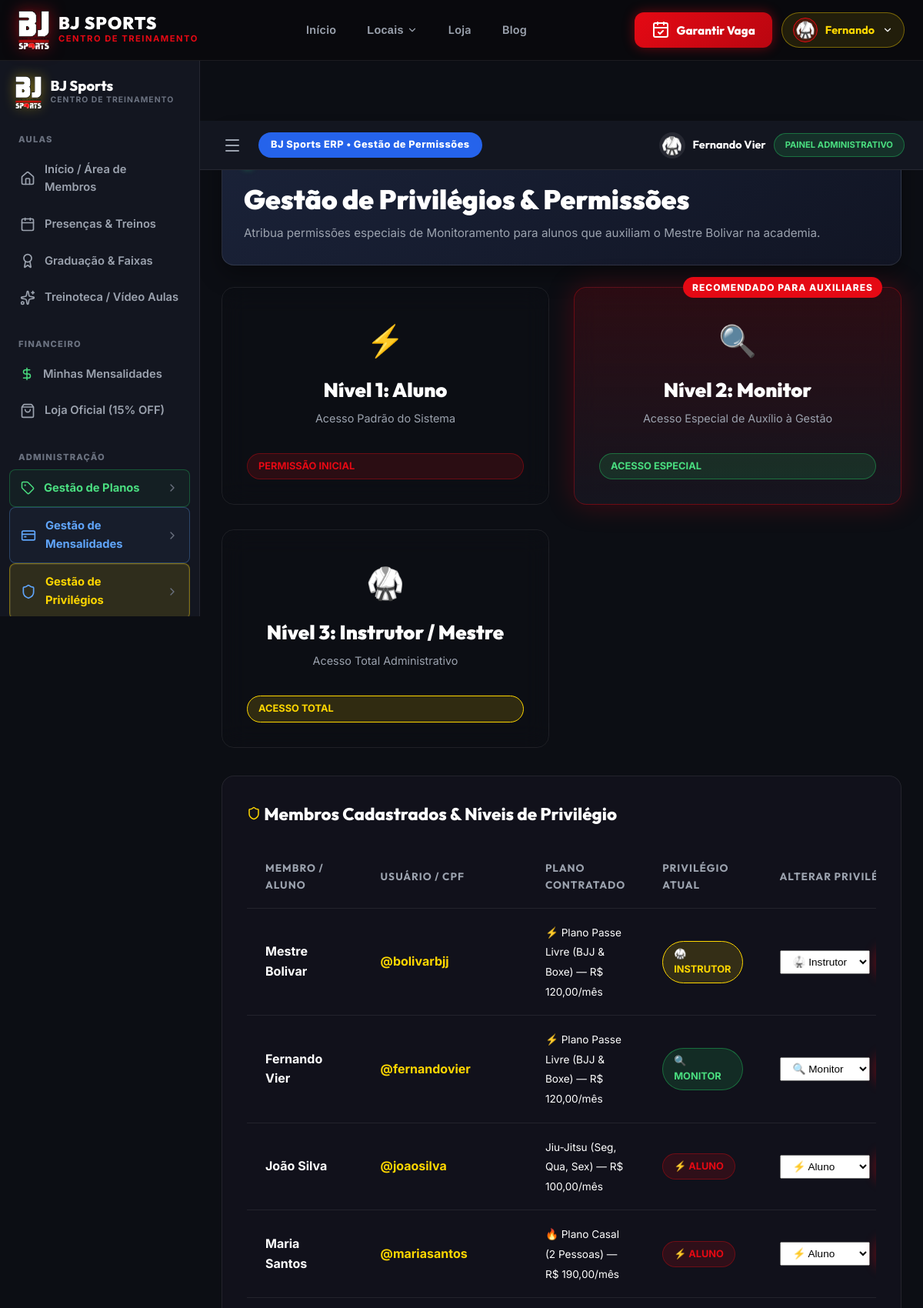
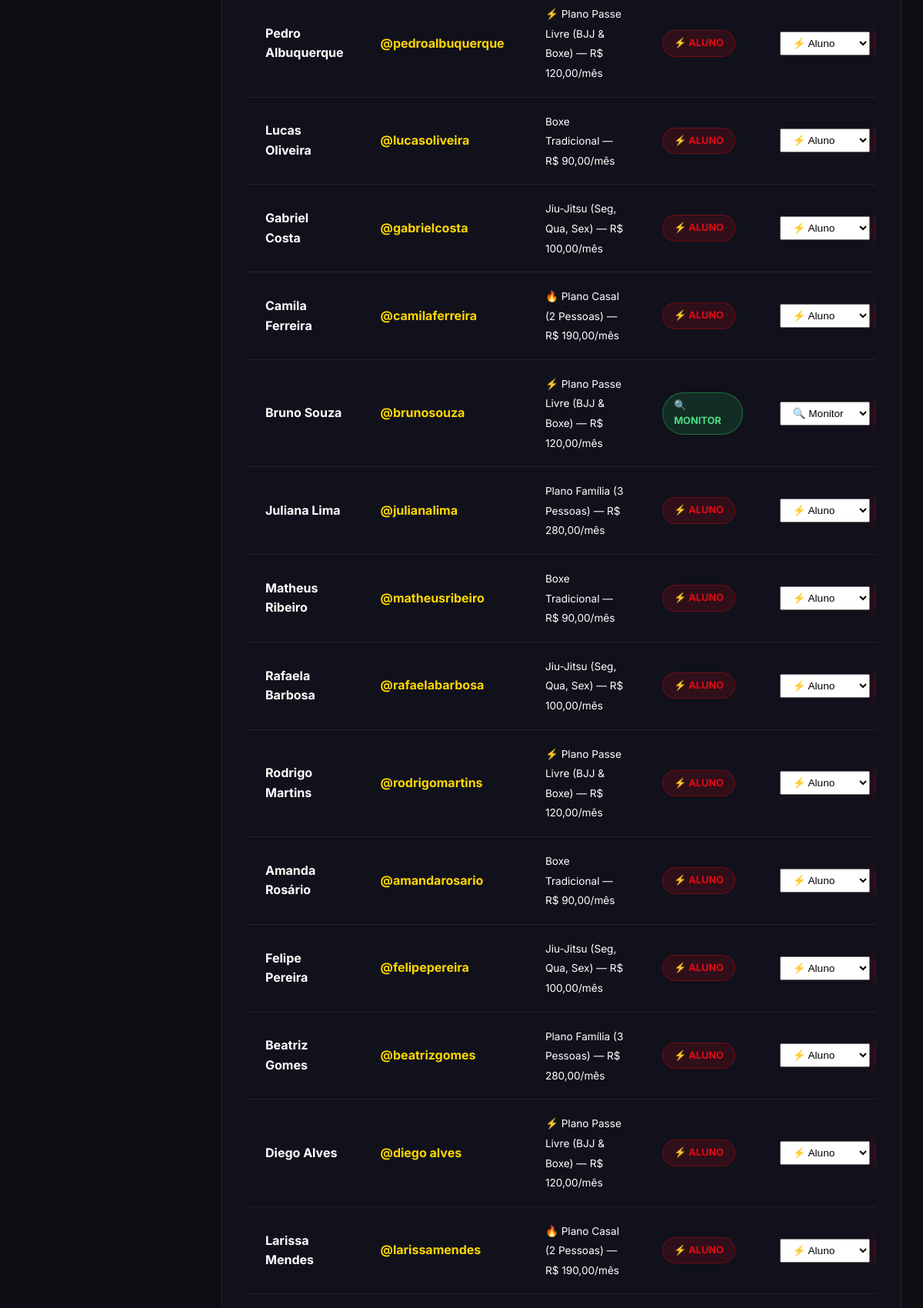
/gestao.html (signed in, upper part), run on the app's committed database (2 pictures, top to bottom).
### app.py (models this page shows, shortened)
class User(db.Model):
    id = db.Column(db.Integer, primary_key=True)
    username = db.Column(db.String(80), unique=True, nullable=False)
    name = db.Column(db.String(120), nullable=False)
    cpf = db.Column(db.String(14), unique=True, nullable=False)
    ddd = db.Column(db.String(2), nullable=False)
    phone = db.Column(db.String(9), nullable=False)
    plan = db.Column(db.String(150), nullable=False)
    due_date = db.Column(db.String(10), default='5') # Dia 5, 15 ou 25
    start_month = db.Column(db.Integer, default=5) # Mês de início (ex: 5 para Maio)
    role = db.Column(db.String(30), default='aluno') # 'aluno', 'monitor', 'instrutor'
    payment_status = db.Column(db.String(30), default='Em Dia') # 'Em Dia', 'Pendente'
    monthly_history = db.Column(db.Text, default='{}') # JSON string de status dos meses
    password_hash = db.Column(db.String(256), nullable=False)
    created_at = db.Column(db.DateTime, default=datetime.utcnow)

### app.py (the view, shortened to what this page needs)
@app.route('/gestao', methods=['GET', 'POST'])
@app.route('/gestao.html', methods=['GET', 'POST'])
def gestao_privilegios():
    users_list = User.query.order_by(User.id.asc()).all()
    return render_template('gestao.html', page_title='Gestão de Privilégios & Permissões', users=users_list)

### app.py (called while the page is built)
@app.context_processor
def inject_user_context():
    return {
        'now': datetime.utcnow(),
        'is_logged_in': 'user_id' in session,
        'user_name': session.get('user_name', 'Fernando Vier'),
        'username': session.get('username', 'bolivarbjj'),
        'user_role': session.get('user_role', 'monitor'),
        'user_plan': session.get('user_plan', '⚡ Plano Passe Livre (BJJ & Boxe) — R$ 120,00/mês'),
        'user_due_date': session.get('user_due_date', '15')
    }

### templates/gestao.html (shortened to what this page needs)
{% extends "base.html" %}
{% block content %}
  <div class="erp-wrapper">
    <aside class="erp-sidebar" id="erpSidebar">
      <div class="erp-brand-header">
        <img src="{{ url_for('static', filename='img/logo_inverted.png') }}" alt="BJ Sports Logo" class="erp-brand-logo">
        <div class="erp-brand-info">
          <h2 class="erp-brand-name">BJ Sports</h2>
          <span class="erp-brand-sub">CENTRO DE TREINAMENTO</span>
        </div>
      </div>
      <nav class="erp-nav">
        <div class="erp-nav-group">
          <span class="erp-group-title">AULAS</span>
          <a href="{{ url_for('login') }}" class="erp-nav-item">
            <i data-lucide="home" class="erp-item-icon"></i>
            <span class="erp-item-label">Início / Área de Membros</span>
          </a>
          <a href="{{ url_for('login') }}" class="erp-nav-item">
            <i data-lucide="calendar" class="erp-item-icon"></i>
            <span class="erp-item-label">Presenças & Treinos</span>
          </a>
          <a href="{{ url_for('login') }}" class="erp-nav-item">
            <i data-lucide="award" class="erp-item-icon"></i>
            <span class="erp-item-label">Graduação & Faixas</span>
          </a>
          <a href="{{ url_for('login') }}" class="erp-nav-item">
            <i data-lucide="sparkles" class="erp-item-icon"></i>
            <span class="erp-item-label">Treinoteca / Vídeo Aulas</span>
          </a>
        </div>
        <div class="erp-nav-group">
          <span class="erp-group-title">FINANCEIRO</span>
          <a href="{{ url_for('login') }}" class="erp-nav-item">
            <i data-lucide="dollar-sign" class="erp-item-icon icon-green"></i>
            <span class="erp-item-label">Minhas Mensalidades</span>
          </a>
          <a href="{{ url_for('loja') }}" class="erp-nav-item">
            <i data-lucide="shopping-bag" class="erp-item-icon"></i>
            <span class="erp-item-label">Loja Oficial (15% OFF)</span>
          </a>
        </div>
        <div class="erp-nav-group">
          <span class="erp-group-title">ADMINISTRAÇÃO</span>
          <a href="{{ url_for('planos_admin') }}" class="erp-nav-item" style="border: 1px solid rgba(37, 211, 102, 0.3); background: rgba(37, 211, 102, 0.05);">
            <i data-lucide="tag" class="erp-item-icon icon-green"></i>
            <span class="erp-item-label" style="color: #4ade80; font-weight: 700;">Gestão de Planos</span>
            <i data-lucide="chevron-right" class="erp-chevron"></i>
          </a>
          <a href="{{ url_for('mensalidades_admin') }}" class="erp-nav-item" style="border: 1px solid rgba(96, 165, 250, 0.3); background: rgba(96, 165, 250, 0.05);">
            <i data-lucide="credit-card" class="erp-item-icon" style="color: #60a5fa;"></i>
            <span class="erp-item-label" style="color: #60a5fa; font-weight: 700;">Gestão de Mensalidades</span>
            <i data-lucide="chevron-right" class="erp-chevron"></i>
          </a>
          <a href="{{ url_for('gestao_privilegios') }}" class="erp-nav-item active" style="border: 1px solid rgba(255, 215, 0, 0.4); background: rgba(255, 215, 0, 0.12);">
            <i data-lucide="shield" class="erp-item-icon icon-gold"></i>
            <span class="erp-item-label" style="color: var(--accent-gold); font-weight: 700;">Gestão de Privilégios</span>
            <i data-lucide="chevron-right" class="erp-chevron"></i>
          </a>
        </div>
      </nav>
    </aside>
    <div class="erp-main-container">
      <header class="erp-topbar">
        <div class="erp-topbar-left">
          <button class="erp-hamburger-toggle" id="erpHambergerBtn" title="Alternar Menu">
            <i data-lucide="menu"></i>
          </button>
          <span class="erp-blue-badge">BJ Sports ERP • Gestão de Permissões</span>
        </div>
        <div class="erp-topbar-right">
          <div class="erp-user-badge">
            <span class="erp-avatar">🥋</span>
            <span class="erp-user-name">{{ user_name }}</span>
            <span class="badge-pill bg-green" style="font-size: 0.7rem;">PAINEL ADMINISTRATIVO</span>
          </div>
        </div>
      </header>
      <main class="erp-content">
        <div class="erp-hero-banner" style="margin-bottom: 28px;">
          <div class="erp-status-indicator">
          </div>
          <h1 class="erp-hero-heading">Gestão de Privilégios & Permissões</h1>
          <p class="erp-hero-sub">Atribua permissões especiais de Monitoramento para alunos que auxiliam o Mestre Bolivar na academia.</p>
        </div>
        <div class="grid-planos" style="margin-bottom: 36px;">
          <div class="plano-card glass-panel text-center">
            <div class="product-icon" style="font-size: 2.5rem; margin-top: 5px;">⚡</div>
            <h3 class="plano-title">Nível 1: Aluno</h3>
            <p class="plano-sub">Acesso Padrão do Sistema</p>
            <span class="badge-pill" style="margin-top: 10px;">PERMISSÃO INICIAL</span>
          </div>
          <div class="plano-card featured-card glass-panel text-center">
            <div class="plano-badge">RECOMENDADO PARA AUXILIARES</div>
            <div class="product-icon" style="font-size: 2.5rem; margin-top: 5px;">🔍</div>
            <h3 class="plano-title">Nível 2: Monitor</h3>
            <p class="plano-sub">Acesso Especial de Auxílio à Gestão</p>
            <span class="badge-pill bg-green" style="margin-top: 10px;">ACESSO ESPECIAL</span>
          </div>
          <div class="plano-card glass-panel text-center">
            <div class="product-icon" style="font-size: 2.5rem; margin-top: 5px;">🥋</div>
            <h3 class="plano-title">Nível 3: Instrutor / Mestre</h3>
            <p class="plano-sub">Acesso Total Administrativo</p>
            <span class="badge-pill" style="margin-top: 10px; background: rgba(255,215,0,0.15); border-color: var(--accent-gold); color: var(--accent-gold);">ACESSO TOTAL</span>
          </div>
        </div>
        <div class="glass-panel" style="background: rgba(18, 18, 28, 0.95); border: 1px solid var(--border-light);">
          <div style="margin-bottom: 24px;">
            <h3 style="font-family: var(--font-heading); font-size: 1.4rem; font-weight: 800; color: #ffffff;">
              <i data-lucide="shield" class="icon-gold"></i> Membros Cadastrados & Níveis de Privilégio
            </h3>
          </div>
          <div class="table-responsive">
            <table class="schedule-table">
              <thead>
                <tr>
                  <th>Membro / Aluno</th>
                  <th>Usuário / CPF</th>
                  <th>Plano Contratado</th>
                  <th>Privilégio Atual</th>
                  <th>Alterar Privilégio</th>
                </tr>
              </thead>
              <tbody>
                {% for user in users %}
                <tr>
                  <td>
                    <strong>{{ user.name }}</strong>
                  </td>
                  <td>
                    <strong style="color: var(--accent-gold);">@{{ user.username }}</strong>
                  </td>
                  <td>
                    <span style="font-size: 0.85rem; color: #ffffff;">{{ user.plan }}</span>
                  </td>
                  <td>
                    {% if user.role == 'instrutor' %}
                      <span class="badge-pill" style="background: rgba(255,215,0,0.15); border-color: var(--accent-gold); color: var(--accent-gold);">🥋 INSTRUTOR</span>
                    {% elif user.role == 'monitor' %}
                      <span class="badge-pill bg-green">🔍 MONITOR</span>
                    {% else %}
                      <span class="badge-pill">⚡ ALUNO</span>
                    {% endif %}
                  </td>
                  <td>
                    <form action="{{ url_for('gestao_privilegios') }}" method="POST" style="display: flex; gap: 8px; align-items: center;">
                      <select name="new_role" style="padding: 6px 12px; font-size: 0.85rem; width: auto;" required>
                        <option value="aluno" {% if user.role == 'aluno' %}selected{% endif %}>⚡ Aluno</option>
                        <option value="monitor" {% if user.role == 'monitor' %}selected{% endif %}>🔍 Monitor</option>
                        <option value="instrutor" {% if user.role == 'instrutor' %}selected{% endif %}>🥋 Instrutor</option>
                      </select>
                    </form>
                  </td>
                </tr>
                {% endfor %}
              </tbody>
            </table>
          </div>
        </div>
      </main>
    </div>
  </div>
{% endblock %}

### data on the page
User: name "Fernando Vier", username "fernandovier", plan "⚡ Plano Passe Livre (BJJ & Boxe) — R$ 120,00/mês", shows "🔍 MONITOR", new_role "🔍 Monitor"
User: name "Mestre Bolivar", username "bolivarbjj", plan "⚡ Plano Passe Livre (BJJ & Boxe) — R$ 120,00/mês", shows "🥋 INSTRUTOR", new_role "🥋 Instrutor"
User: name "João Silva", username "joaosilva", plan "Jiu-Jitsu (Seg, Qua, Sex) — R$ 100,00/mês", shows "⚡ ALUNO", new_role "⚡ Aluno"
User: name "Maria Santos", username "mariasantos", plan "🔥 Plano Casal (2 Pessoas) — R$ 190,00/mês", shows "⚡ ALUNO", new_role "⚡ Aluno"
User: name "Pedro Albuquerque", username "pedroalbuquerque", plan "⚡ Plano Passe Livre (BJJ & Boxe) — R$ 120,00/mês", shows "⚡ ALUNO", new_role "⚡ Aluno"
User: name "Lucas Oliveira", username "lucasoliveira", plan "Boxe Tradicional — R$ 90,00/mês", shows "⚡ ALUNO", new_role "⚡ Aluno"
User: name "Gabriel Costa", username "gabrielcosta", plan "Jiu-Jitsu (Seg, Qua, Sex) — R$ 100,00/mês", shows "⚡ ALUNO", new_role "⚡ Aluno"
User: name "Camila Ferreira", username "camilaferreira", plan "🔥 Plano Casal (2 Pessoas) — R$ 190,00/mês", shows "⚡ ALUNO", new_role "⚡ Aluno"
User: name "Bruno Souza", username "brunosouza", plan "⚡ Plano Passe Livre (BJJ & Boxe) — R$ 120,00/mês", shows "🔍 MONITOR", new_role "🔍 Monitor"
User: name "Juliana Lima", username "julianalima", plan "Plano Família (3 Pessoas) — R$ 280,00/mês", shows "⚡ ALUNO", new_role "⚡ Aluno"
User: name "Matheus Ribeiro", username "matheusribeiro", plan "Boxe Tradicional — R$ 90,00/mês", shows "⚡ ALUNO", new_role "⚡ Aluno"
User: name "Rafaela Barbosa", username "rafaelabarbosa", plan "Jiu-Jitsu (Seg, Qua, Sex) — R$ 100,00/mês", shows "⚡ ALUNO", new_role "⚡ Aluno"
User: name "Rodrigo Martins", username "rodrigomartins", plan "⚡ Plano Passe Livre (BJJ & Boxe) — R$ 120,00/mês", shows "⚡ ALUNO", new_role "⚡ Aluno"
User: name "Amanda Rosário", username "amandarosario", plan "Boxe Tradicional — R$ 90,00/mês", shows "⚡ ALUNO", new_role "⚡ Aluno"
User: name "Felipe Pereira", username "felipepereira", plan "Jiu-Jitsu (Seg, Qua, Sex) — R$ 100,00/mês", shows "⚡ ALUNO", new_role "⚡ Aluno"
User: name "Beatriz Gomes", username "beatrizgomes", plan "Plano Família (3 Pessoas) — R$ 280,00/mês", shows "⚡ ALUNO", new_role "⚡ Aluno"
User: name "Diego Alves", username "diego alves", plan "⚡ Plano Passe Livre (BJJ & Boxe) — R$ 120,00/mês", shows "⚡ ALUNO", new_role "⚡ Aluno"
User: name "Larissa Mendes", username "larissamendes", plan "🔥 Plano Casal (2 Pessoas) — R$ 190,00/mês", shows "⚡ ALUNO", new_role "⚡ Aluno"

### other printed values
{{ user_name.split(' ')[0] }} "Fernando"
